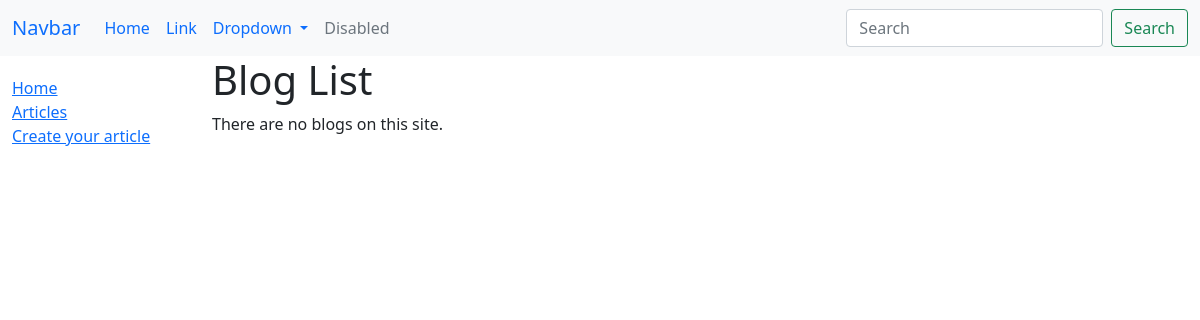
Before: /article_list/ with the older database file.
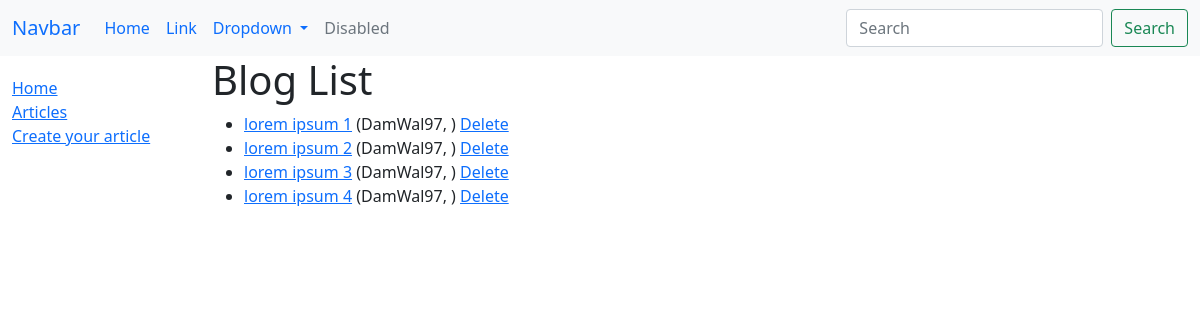
After: the same page with the newer database file.
### article/models.py (models this page shows, shortened)
class Article(models.Model):
    title = models.CharField(max_length=50)
    author = models.ForeignKey(User,on_delete=models.SET_NULL, null=True)
    text = models.CharField(max_length=5000)
    date = datetime.now()

### article/views.py (the view)
# urls.py: path('article_list/', articleList, name='article-list'),
def articleList(request):
    qs = Article.objects.all()
    data={}
    data['queryset']=qs
    return render(request,'article/article_list.html', data)

### article/templates/article/article_list.html
{% extends "base.html" %}
{% block content %}
    <h1>Blog List</h1>
    {% if queryset %}
    <ul>
    {% for article in queryset %}
      <li>
        <a href='{% url "article_detail" article.id %}'>{{ article.title }}</a> ({{article.author}}, {{article.data}})
        <a href='{% url "delete-article" article.id %}'>Delete</a>
      </li>
    {% endfor %}
    </ul>
    {% else %}
      <p>There are no blogs on this site.</p>
    {% endif %}
{% endblock %}

Changed rows visible on the page:
added Article: title "lorem ipsum 1", author "DamWal97"
added Article: title "lorem ipsum 2", author "DamWal97"
added Article: title "lorem ipsum 3", author "DamWal97"
added Article: title "lorem ipsum 4", author "DamWal97"
Other visible differences:
text no longer shown: "There are no blogs on this site."
